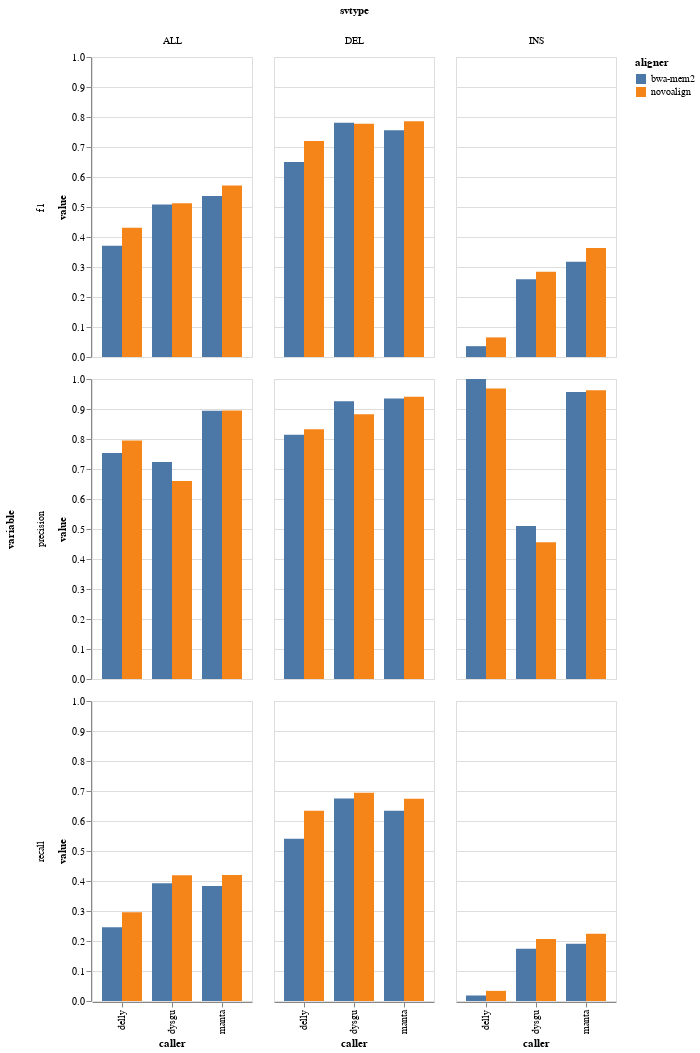

The notebook cell this image was saved under:
### Code cell
alt.Chart(benchmark_df_long).mark_bar().encode(
    x="caller:N",
    y="value:Q",
    xOffset="aligner:N",
    color="aligner:N",
    column="svtype:N",
    row="variable:N",
)

### Figure 1 — Vega-Lite specification as saved in the notebook (floating-point values rounded to 4 significant figures)
{"config": {"view": {"continuousWidth": 300, "continuousHeight": 300}}, "data": {"name": "data-9ebfb1d1c971bf1cb8df1ff8263e55cb"}, "mark": {"type": "bar"}, "encoding": {"color": {"field": "aligner", "type": "nominal"}, "column": {"field": "svtype", "type": "nominal"}, "row": {"field": "variable", "type": "nominal"}, "x": {"field": "caller", "type": "nominal"}, "xOffset": {"field": "aligner", "type": "nominal"}, "y": {"field": "value", "type": "quantitative"}}, "$schema": "https://vega.github.io/schema/vega-lite/v5.17.0.json", "datasets": {"data-9ebfb1d1c971bf1cb8df1ff8263e55cb": [{"sample": "HG002", "aligner": "bwa-mem2", "caller": "delly", "svtype": "ALL", "variable": "f1", "value": 0.3707}, {"sample": "HG002", "aligner": "bwa-mem2", "caller": "delly", "svtype": "DEL", "variable": "f1", "value": 0.6496}, {"sample": "HG002", "aligner": "bwa-mem2", "caller": "delly", "svtype": "INS", "variable": "f1", "value": 0.03608}, {"sample": "HG002", "aligner": "bwa-mem2", "caller": "dysgu", "svtype": "ALL", "variable": "f1", "value": 0.5086}, {"sample": "HG002", "aligner": "bwa-mem2", "caller": "dysgu", "svtype": "DEL", "variable": "f1", "value": 0.7807}, {"sample": "HG002", "aligner": "bwa-mem2", "caller": "dysgu", "svtype": "INS", "variable": "f1", "value": 0.2595}, {"sample": "HG002", "aligner": "bwa-mem2", "caller": "manta", "svtype": "ALL", "variable": "f1", "value": 0.5369}, {"sample": "HG002", "aligner": "bwa-mem2", "caller": "manta", "svtype": "DEL", "variable": "f1", "value": 0.7556}, {"sample": "HG002", "aligner": "bwa-mem2", "caller": "manta", "svtype": "INS", "variable": "f1", "value": 0.3178}, {"sample": "HG002", "aligner": "novoalign", "caller": "delly", "svtype": "ALL", "variable": "f1", "value": 0.4308}, {"sample": "HG002", "aligner": "novoalign", "caller": "delly", "svtype": "DEL", "variable": "f1", "value": 0.7201}, {"sample": "HG002", "aligner": "novoalign", "caller": "delly", "svtype": "INS", "variable": "f1", "value": 0.06533}, {"sample": "HG002", "aligner": "novoalign", "caller": "dysgu", "svtype": "ALL", "variable": "f1", "value": 0.5125}, {"sample": "HG002", "aligner": "novoalign", "caller": "dysgu", "svtype": "DEL", "variable": "f1", "value": 0.7773}, {"sample": "HG002", "aligner": "novoalign", "caller": "dysgu", "svtype": "INS", "variable": "f1", "value": 0.2841}, {"sample": "HG002", "aligner": "novoalign", "caller": "manta", "svtype": "ALL", "variable": "f1", "value": 0.572}, {"sample": "HG002", "aligner": "novoalign", "caller": "manta", "svtype": "DEL", "variable": "f1", "value": 0.7855}, {"sample": "HG002", "aligner": "novoalign", "caller": "manta", "svtype": "INS", "variable": "f1", "value": 0.3636}, {"sample": "HG002", "aligner": "bwa-mem2", "caller": "delly", "svtype": "ALL", "variable": "recall", "value": 0.2459}, {"sample": "HG002", "aligner": "bwa-mem2", "caller": "delly", "svtype": "DEL", "variable": "recall", "value": 0.5406}, {"sample": "HG002", "aligner": "bwa-mem2", "caller": "delly", "svtype": "INS", "variable": "recall", "value": 0.01837}, {"sample": "HG002", "aligner": "bwa-mem2", "caller": "dysgu", "svtype": "ALL", "variable": "recall", "value": 0.3922}, {"sample": "HG002", "aligner": "bwa-mem2", "caller": "dysgu", "svtype": "DEL", "variable": "recall", "value": 0.6748}, {"sample": "HG002", "aligner": "bwa-mem2", "caller": "dysgu", "svtype": "INS", "variable": "recall", "value": 0.174}, {"sample": "HG002", "aligner": "bwa-mem2", "caller": "manta", "svtype": "ALL", "variable": "recall", "value": 0.3837}, {"sample": "HG002", "aligner": "bwa-mem2", "caller": "manta", "svtype": "DEL", "variable": "recall", "value": 0.6338}, {"sample": "HG002", "aligner": "bwa-mem2", "caller": "manta", "svtype": "INS", "variable": "recall", "value": 0.1905}, {"sample": "HG002", "aligner": "novoalign", "caller": "delly", "svtype": "ALL", "variable": "recall", "value": 0.2955}, {"sample": "HG002", "aligner": "novoalign", "caller": "delly", "svtype": "DEL", "variable": "recall", "value": 0.6343}, {"sample": "HG002", "aligner": "novoalign", "caller": "delly", "svtype": "INS", "variable": "recall", "value": 0.0338}, {"sample": "HG002", "aligner": "novoalign", "caller": "dysgu", "svtype": "ALL", "variable": "recall", "value": 0.4189}, {"sample": "HG002", "aligner": "novoalign", "caller": "dysgu", "svtype": "DEL", "variable": "recall", "value": 0.6943}, {"sample": "HG002", "aligner": "novoalign", "caller": "dysgu", "svtype": "INS", "variable": "recall", "value": 0.2063}, {"sample": "HG002", "aligner": "novoalign", "caller": "manta", "svtype": "ALL", "variable": "recall", "value": 0.4203}, {"sample": "HG002", "aligner": "novoalign", "caller": "manta", "svtype": "DEL", "variable": "recall", "value": 0.6743}, {"sample": "HG002", "aligner": "novoalign", "caller": "manta", "svtype": "INS", "variable": "recall", "value": 0.2241}, {"sample": "HG002", "aligner": "bwa-mem2", "caller": "delly", "svtype": "ALL", "variable": "precision", "value": 0.753}, {"sample": "HG002", "aligner": "bwa-mem2", "caller": "delly", "svtype": "DEL", "variable": "precision", "value": 0.8138}, {"sample": "HG002", "aligner": "bwa-mem2", "caller": "delly", "svtype": "INS", "variable": "precision", "value": 1.0}, {"sample": "HG002", "aligner": "bwa-mem2", "caller": "dysgu", "svtype": "ALL", "variable": "precision", "value": 0.7232}, {"sample": "HG002", "aligner": "bwa-mem2", "caller": "dysgu", "svtype": "DEL", "variable": "precision", "value": 0.9262}, {"sample": "HG002", "aligner": "bwa-mem2", "caller": "dysgu", "svtype": "INS", "variable": "precision", "value": 0.5102}, {"sample": "HG002", "aligner": "bwa-mem2", "caller": "manta", "svtype": "ALL", "variable": "precision", "value": 0.894}, {"sample": "HG002", "aligner": "bwa-mem2", "caller": "manta", "svtype": "DEL", "variable": "precision", "value": 0.9354}, {"sample": "HG002", "aligner": "bwa-mem2", "caller": "manta", "svtype": "INS", "variable": "precision", "value": 0.9566}, {"sample": "HG002", "aligner": "novoalign", "caller": "delly", "svtype": "ALL", "variable": "precision", "value": 0.7948}, {"sample": "HG002", "aligner": "novoalign", "caller": "delly", "svtype": "DEL", "variable": "precision", "value": 0.8326}, {"sample": "HG002", "aligner": "novoalign", "caller": "delly", "svtype": "INS", "variable": "precision", "value": 0.9684}, {"sample": "HG002", "aligner": "novoalign", "caller": "dysgu", "svtype": "ALL", "variable": "precision", "value": 0.6598}, {"sample": "HG002", "aligner": "novoalign", "caller": "dysgu", "svtype": "DEL", "variable": "precision", "value": 0.8829}, {"sample": "HG002", "aligner": "novoalign", "caller": "dysgu", "svtype": "INS", "variable": "precision", "value": 0.4561}, {"sample": "HG002", "aligner": "novoalign", "caller": "manta", "svtype": "ALL", "variable": "precision", "value": 0.8949}, {"sample": "HG002", "aligner": "novoalign", "caller": "manta", "svtype": "DEL", "variable": "precision", "value": 0.9406}, {"sample": "HG002", "aligner": "novoalign", "caller": "manta", "svtype": "INS", "variable": "precision", "value": 0.9621}]}}
